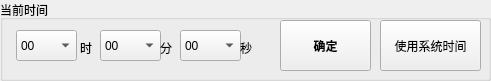
  <widget class="QGroupBox" name="groupBox">
   <property name="geometry">
    <rect>
     <x>10</x>
     <y>20</y>
     <width>491</width>
     <height>81</height>
    </rect>
   </property>
   <property name="title">
    <string>当前时间</string>
   </property>
   <widget class="QComboBox" name="Time_hh">
    <property name="geometry">
     <rect>
      <x>16</x>
      <y>30</y>
      <width>61</width>
      <height>31</height>
     </rect>
    </property>
    <item>
     <property name="text">
      <string>00</string>
     </property>
    </item>
    <item>
     <property name="text">
      <string>01</string>
     </property>
    </item>
    <item>
     <property name="text">
      <string>02</string>
     </property>
    </item>
    <item>
     <property name="text">
      <string>03</string>
     </property>
    </item>
    <item>
     <property name="text">
      <string>04</string>
     </property>
    </item>
    <item>
     <property name="text">
      <string>05</string>
     </property>
    </item>
    <item>
     <property name="text">
      <string>06</string>
     </property>
    </item>
    <item>
     <property name="text">
      <string>07</string>
     </property>
    </item>
    <item>
     <property name="text">
      <string>08</string>
     </property>
    </item>
    <item>
     <property name="text">
      <string>09</string>
     </property>
    </item>
    <item>
     <property name="text">
      <string>10</string>
     </property>
    </item>
    <item>
     <property name="text">
      <string>11</string>
     </property>
    </item>
    <item>
     <property name="text">
      <string>12</string>
     </property>
    </item>
    <item>
     <property name="text">
      <string>13</string>
     </property>
    </item>
    <item>
     <property name="text">
      <string>14</string>
     </property>
    </item>
    <item>
     <property name="text">
      <string>15</string>
     </property>
    </item>
    <item>
     <property name="text">
      <string>16</string>
     </property>
    </item>
    <item>
     <property name="text">
      <string>17</string>
     </property>
    </item>
    <item>
     <property name="text">
      <string>18</string>
     </property>
    </item>
    <item>
     <property name="text">
      <string>19</string>
     </property>
    </item>
    <item>
     <property name="text">
      <string>20</string>
     </property>
    </item>
    <item>
     <property name="text">
      <string>21</string>
     </property>
    </item>
    <item>
     <property name="text">
      <string>22</string>
     </property>
    </item>
    <item>
     <property name="text">
      <string>23</string>
     </property>
    </item>
   </widget>
   <widget class="QLabel" name="label">
    <property name="geometry">
     <rect>
      <x>80</x>
      <y>40</y>
      <width>16</width>
      <height>16</height>
     </rect>
    </property>
    <property name="text">
     <string>时</string>
    </property>
   </widget>
   <widget class="QComboBox" name="Time_mm">
    <property name="geometry">
     <rect>
      <x>100</x>
      <y>30</y>
      <width>61</width>
      <height>31</height>
     </rect>
    </property>
    <item>
     <property name="text">
      <string>00</string>
     </property>
    </item>
    <item>
     <property name="text">
      <string>01</string>
     </property>
    </item>
    <item>
     <property name="text">
      <string>02</string>
     </property>
    </item>
    <item>
     <property name="text">
      <string>03</string>
     </property>
    </item>
    <item>
     <property name="text">
      <string>04</string>
     </property>
    </item>
    <item>
     <property name="text">
      <string>05</string>
     </property>
    </item>
    <item>
     <property name="text">
      <string>06</string>
     </property>
    </item>
    <item>
     <property name="text">
      <string>07</string>
     </property>
    </item>
    <item>
     <property name="text">
      <string>08</string>
     </property>
    </item>
    <item>
     <property name="text">
      <string>09</string>
     </property>
    </item>
    <item>
     <property name="text">
      <string>10</string>
     </property>
    </item>
    <item>
     <property name="text">
      <string>11</string>
     </property>
    </item>
    <item>
     <property name="text">
      <string>12</string>
     </property>
    </item>
    <item>
     <property name="text">
      <string>13</string>
     </property>
    </item>
    <item>
     <property name="text">
      <string>14</string>
     </property>
    </item>
    <item>
     <property name="text">
      <string>15</string>
     </property>
    </item>
    <item>
     <property name="text">
      <string>16</string>
     </property>
    </item>
    <item>
     <property name="text">
      <string>17</string>
     </property>
    </item>
    <item>
     <property name="text">
      <string>18</string>
     </property>
    </item>
    <item>
     <property name="text">
      <string>19</string>
     </property>
    </item>
    <item>
     <property name="text">
      <string>20</string>
     </property>
    </item>
    <item>
     <property name="text">
      <string>21</string>
     </property>
    </item>
    <item>
     <property name="text">
      <string>22</string>
     </property>
    </item>
    <item>
     <property name="text">
      <string>23</string>
     </property>
    </item>
    <item>
     <property name="text">
      <string>24</string>
     </property>
    </item>
    <item>
     <property name="text">
      <string>25</string>
     </property>
    </item>
    <item>
     <property name="text">
      <string>26</string>
     </property>
    </item>
    <item>
     <property name="text">
      <string>27</string>
     </property>
    </item>
    <item>
     <property name="text">
      <string>28</string>
     </property>
    </item>
    <item>
     <property name="text">
      <string>29</string>
     </property>
    </item>
    <item>
     <property name="text">
      <string>30</string>
     </property>
    </item>
    <item>
     <property name="text">
      <string>31</string>
     </property>
    </item>
    <item>
     <property name="text">
      <string>32</string>
     </property>
    </item>
    <item>
     <property name="text">
      <string>33</string>
     </property>
    </item>
    <item>
     <property name="text">
      <string>34</string>
     </property>
    </item>
    <item>
     <property name="text">
      <string>35</string>
     </property>
    </item>
    <item>
     <property name="text">
      <string>36</string>
     </property>
    </item>
    <item>
     <property name="text">
      <string>37</string>
     </property>
    </item>
    <item>
     <property name="text">
      <string>38</string>
     </property>
    </item>
    <item>
     <property name="text">
      <string>39</string>
     </property>
    </item>
    <item>
     <property name="text">
      <string>40</string>
     </property>
    </item>
    <item>
     <property name="text">
      <string>41</string>
     </property>
    </item>
    <item>
     <property name="text">
      <string>42</string>
     </property>
    </item>
    <item>
     <property name="text">
      <string>43</string>
     </property>
    </item>
    <item>
     <property name="text">
      <string>44</string>
     </property>
    </item>
    <item>
     <property name="text">
      <string>45</string>
     </property>
    </item>
    <item>
     <property name="text">
      <string>46</string>
     </property>
    </item>
    <item>
     <property name="text">
      <string>47</string>
     </property>
    </item>
    <item>
     <property name="text">
      <string>48</string>
     </property>
    </item>
    <item>
     <property name="text">
      <string>49</string>
     </property>
    </item>
    <item>
     <property name="text">
      <string>50</string>
     </property>
    </item>
    <item>
     <property name="text">
      <string>51</string>
     </property>
    </item>
    <item>
     <property name="text">
      <string>52</string>
     </property>
    </item>
    <item>
     <property name="text">
      <string>53</string>
     </property>
    </item>
    <item>
     <property name="text">
      <string>54</string>
     </property>
    </item>
    <item>
     <property name="text">
      <string>55</string>
     </property>
    </item>
    <item>
     <property name="text">
      <string>56</string>
     </property>
    </item>
    <item>
     <property name="text">
      <string>57</string>
     </property>
    </item>
    <item>
     <property name="text">
      <string>58</string>
     </property>
    </item>
    <item>
     <property name="text">
      <string>59</string>
     </property>
    </item>
   </widget>
   <widget class="QComboBox" name="Time_ss">
    <property name="geometry">
     <rect>
      <x>180</x>
      <y>30</y>
      <width>61</width>
      <height>31</height>
     </rect>
    </property>
    <item>
     <property name="text">
      <string>00</string>
     </property>
    </item>
    <item>
     <property name="text">
      <string>01</string>
     </property>
    </item>
    <item>
     <property name="text">
      <string>02</string>
     </property>
    </item>
    <item>
     <property name="text">
      <string>03</string>
     </property>
    </item>
    <item>
     <property name="text">
      <string>04</string>
     </property>
    </item>
    <item>
     <property name="text">
      <string>05</string>
     </property>
    </item>
    <item>
     <property name="text">
      <string>06</string>
     </property>
    </item>
    <item>
     <property name="text">
      <string>07</string>
     </property>
    </item>
    <item>
     <property name="text">
      <string>08</string>
     </property>
    </item>
    <item>
     <property name="text">
      <string>09</string>
     </property>
    </item>
    <item>
     <property name="text">
      <string>10</string>
     </property>
    </item>
    <item>
     <property name="text">
      <string>11</string>
     </property>
    </item>
    <item>
     <property name="text">
      <string>12</string>
     </property>
    </item>
    <item>
     <property name="text">
      <string>13</string>
     </property>
    </item>
    <item>
     <property name="text">
      <string>14</string>
     </property>
    </item>
    <item>
     <property name="text">
      <string>15</string>
     </property>
    </item>
    <item>
     <property name="text">
      <string>16</string>
     </property>
    </item>
    <item>
     <property name="text">
      <string>17</string>
     </property>
    </item>
    <item>
     <property name="text">
      <string>18</string>
     </property>
    </item>
    <item>
     <property name="text">
      <string>19</string>
     </property>
    </item>
    <item>
     <property name="text">
      <string>20</string>
     </property>
    </item>
    <item>
     <property name="text">
      <string>21</string>
     </property>
    </item>
    <item>
     <property name="text">
      <string>22</string>
     </property>
    </item>
    <item>
     <property name="text">
      <string>23</string>
     </property>
    </item>
    <item>
     <property name="text">
      <string>24</string>
     </property>
    </item>
    <item>
     <property name="text">
      <string>25</string>
     </property>
    </item>
    <item>
     <property name="text">
      <string>26</string>
     </property>
    </item>
    <item>
     <property name="text">
      <string>27</string>
     </property>
    </item>
    <item>
     <property name="text">
      <string>28</string>
     </property>
    </item>
    <item>
     <property name="text">
      <string>29</string>
     </property>
    </item>
    <item>
     <property name="text">
      <string>30</string>
     </property>
    </item>
    <item>
     <property name="text">
      <string>31</string>
     </property>
    </item>
    <item>
     <property name="text">
      <string>32</string>
     </property>
    </item>
    <item>
     <property name="text">
      <string>33</string>
     </property>
    </item>
    <item>
     <property name="text">
      <string>34</string>
     </property>
    </item>
    <item>
     <property name="text">
      <string>35</string>
     </property>
    </item>
    <item>
     <property name="text">
      <string>36</string>
     </property>
    </item>
    <item>
     <property name="text">
      <string>37</string>
     </property>
    </item>
    <item>
     <property name="text">
      <string>38</string>
     </property>
    </item>
    <item>
     <property name="text">
      <string>39</string>
     </property>
    </item>
    <item>
     <property name="text">
      <string>40</string>
     </property>
    </item>
    <item>
     <property name="text">
      <string>41</string>
     </property>
    </item>
    <item>
     <property name="text">
      <string>42</string>
     </property>
    </item>
    <item>
     <property name="text">
      <string>43</string>
     </property>
    </item>
    <item>
     <property name="text">
      <string>44</string>
     </property>
    </item>
    <item>
     <property name="text">
      <string>45</string>
     </property>
    </item>
    <item>
     <property name="text">
      <string>46</string>
     </property>
    </item>
    <item>
     <property name="text">
      <string>47</string>
     </property>
    </item>
    <item>
     <property name="text">
      <string>48</string>
     </property>
    </item>
    <item>
     <property name="text">
      <string>49</string>
     </property>
    </item>
    <item>
     <property name="text">
      <string>50</string>
     </property>
    </item>
    <item>
     <property name="text">
      <string>51</string>
     </property>
    </item>
    <item>
     <property name="text">
      <string>52</string>
     </property>
    </item>
    <item>
     <property name="text">
      <string>53</string>
     </property>
    </item>
    <item>
     <property name="text">
      <string>54</string>
     </property>
    </item>
    <item>
     <property name="text">
      <string>55</string>
     </property>
    </item>
    <item>
     <property name="text">
      <string>56</string>
     </property>
    </item>
    <item>
     <property name="text">
      <string>57</string>
     </property>
    </item>
    <item>
     <property name="text">
      <string>58</string>
     </property>
    </item>
    <item>
     <property name="text">
      <string>59</string>
     </property>
    </item>
   </widget>
   <widget class="QLabel" name="label_2">
    <property name="geometry">
     <rect>
      <x>160</x>
      <y>40</y>
      <width>16</width>
      <height>16</height>
     </rect>
    </property>
    <property name="text">
     <string>分</string>
    </property>
   </widget>
   <widget class="QLabel" name="label_3">
    <property name="geometry">
     <rect>
      <x>240</x>
      <y>40</y>
      <width>16</width>
      <height>16</height>
     </rect>
    </property>
    <property name="text">
     <string>秒</string>
    </property>
   </widget>
   <widget class="QPushButton" name="Time_OK">
    <property name="geometry">
     <rect>
      <x>280</x>
      <y>20</y>
      <width>91</width>
      <height>51</height>
     </rect>
    </property>
    <property name="font">
     <font>
      <weight>75</weight>
      <bold>true</bold>
     </font>
    </property>
    <property name="text">
     <string>确定</string>
    </property>
   </widget>
   <widget class="QPushButton" name="UseSystemTimeBtn">
    <property name="geometry">
     <rect>
      <x>380</x>
      <y>20</y>
      <width>101</width>
      <height>51</height>
     </rect>
    </property>
    <property name="text">
     <string>使用系统时间</string>
    </property>
   </widget>
  </widget>
